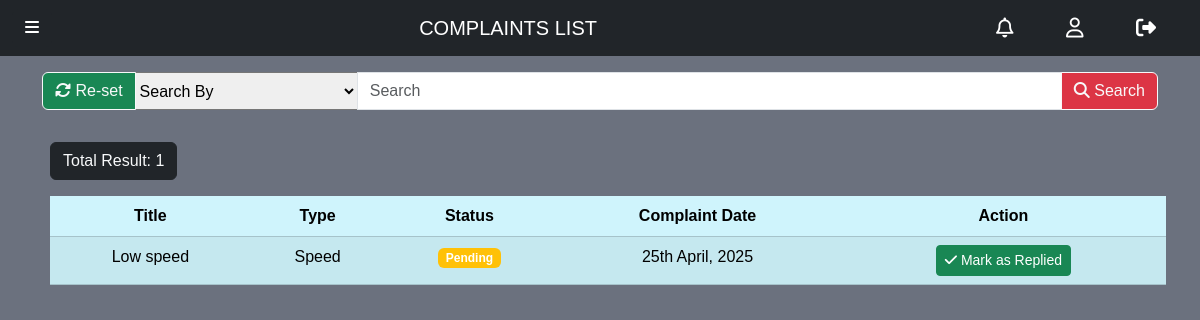
Page /complaints.php (signed in) on the earlier database version.
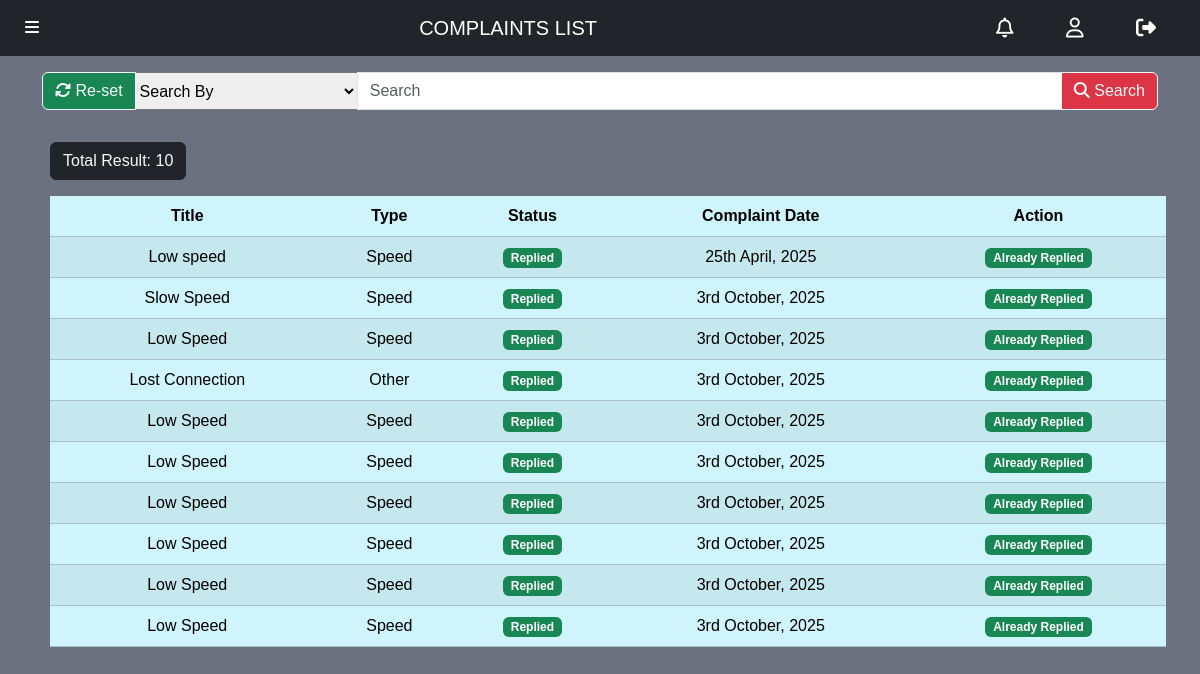
Same page on the later database version.
### tables this page shows
CREATE TABLE `complaint` (
  `id` varchar(50) NOT NULL,
  `title` varchar(50) DEFAULT NULL,
  `type` varchar(20) DEFAULT NULL,
  `state` varchar(10) DEFAULT NULL,
  `complaining_date` datetime DEFAULT NULL,
  `customer_id` varchar(50) DEFAULT NULL,
  `details` text DEFAULT NULL,
  `comments` text DEFAULT NULL
);

### complaints.php (the view, shortened to what this page needs)
<!DOCTYPE html>
<html lang="en">
<head>
    <?php include '_link_common.php'; ?>
</head>
<body>
    <?php
        $key = "all";
        $word = "";
        require '_nav_admin.php';
        require '_database_connect.php';
        $find_complaints_sql = "";
        $word = mysqli_real_escape_string($connect, $word);
        if(isset($key) && isset($word)){
            $find_complaints_sql = "SELECT
                complaint.id AS com_id,
                complaint.title AS com_title,
                complaint.type AS com_type,
                complaint.state AS com_state,
                DATE_FORMAT(complaint.complaining_date, '%D %M, %Y') AS com_date,
                customer.id AS cus_id
                FROM `complaint`
                JOIN customer ON complaint.customer_id = customer.id ";
            if($key=="all" && $word!=""){
                 $find_complaints_sql .= "WHERE CONCAT(complaint.title, complaint.type, complaint.state, customer.phone, customer.email) LIKE '%$word%'";
            } else if($key=="title" && $word!=""){
                 $find_complaints_sql .= "WHERE complaint.title LIKE '%$word%'";
            } else if($key=="state" && $word!=""){
                $find_complaints_sql .= "WHERE complaint.state LIKE '%$word%'";
            } else if($key=="type" && $word!=""){
                $find_complaints_sql .= "WHERE complaint.type LIKE '%$word%'";
            } else if($key=="cu_phone" && $word!=""){
                $find_complaints_sql .= "WHERE customer.phone LIKE '%$word%'";
            } else if($key=="cu_email" && $word!=""){
            $find_complaints_sql .= "WHERE customer.email LIKE '%$word%'";
            } else {
                $find_complaints_sql .= "WHERE 1";
            }
        }
        $find_complaints = mysqli_query($connect, $find_complaints_sql);
        $total_complaints = mysqli_num_rows($find_complaints);
    ?>
    <div class="container my-3">
        <form method="get">
            <div class="input-group">
                <button class="btn btn-success btn-outline-light" name="reset" type="submit"><i class="fa-solid fa-rotate"></i></i> Re-set</button>
                <select class="search-select" name="key" style="width: 20%;">
                    <option value="all" selected>Search By</option>
                </select>
                <input type="text" class="form-control" name="word" placeholder="Search">
                <button class="btn btn-danger btn-outline-light" name="search" type="submit"><i class="fa-solid fa-magnifying-glass"></i></i> Search</button>
            </div>
        </form>
    </div>
    <?php
        if($total_complaints>0){
            echo "
            <div class='container overflow-x-scroll mt-4'>
                <div class='num_of_res text-light btn btn-dark m-2'>
                    <h7 class='pt-2'>Total Result: $total_complaints</h7>
                </div>
                <table class='table table-info table-striped table-hover m-2 p-2 text-center'>
                    <thead>
                        <tr>
                            <th>Title</th>
                            <th>Type</th>
                            <th>Status</th>
                            <th>Complaint Date</th>
                            <th>Action</th>
                        </tr>
                    </thead>
                    <tbody>";
                for($i=0; $i<$total_complaints; $i++){
                    $com_cu = mysqli_fetch_assoc($find_complaints);
                    $button_html = "";
                    if($com_cu['com_state'] == 'Replied'){
                        $button_html = "<span class='badge bg-success'>Already Replied</span>";
                    } else {
                        $button_html = "
                            <form method='post' style='display: inline;'>
                                <input type='hidden' name='complaint_id' value='{$com_cu['com_id']}'>
                                <button type='submit' name='mark_replied' class='btn btn-success btn-sm'
                                        onclick='return confirm(\"Are you sure you want to mark this complaint as replied?\")'>
                                    <i class='fa-solid fa-check'></i> Mark as Replied
                                </button>
                            </form>
                        ";
                    }
                    echo"<tr>
                            <td>$com_cu[com_title]</td>
                            <td>$com_cu[com_type]</td>
                            <td>
                                <span class='badge " . ($com_cu['com_state'] == 'Replied' ? 'bg-success' : 'bg-warning') . "'>
                                    $com_cu[com_state]
                                </span>
                            </td>
                            <td>$com_cu[com_date]</td>
                            <td>$button_html</td>
                        </tr>";
                }
                echo"
                    </tbody>
                </table>
            </div>";;
        }
    ?>
</body>
</html>

Differences in the rows shown:
changed complaint "Low speed": state "Pending" → "Replied"; now shows "Already Replied"; no longer shows "Mark as Replied"
added complaint: title "Slow Speed", type "Speed", state "Replied", com_cu "3rd October, 2025", shows "Already Replied"
added complaint: title "Low Speed", type "Speed", state "Replied", com_cu "3rd October, 2025", shows "Already Replied"
added complaint: title "Lost Connection", type "Other", state "Replied", com_cu "3rd October, 2025", shows "Already Replied"
added complaint: title "Low Speed", type "Speed", state "Replied", com_cu "3rd October, 2025", shows "Already Replied"
added complaint: title "Low Speed", type "Speed", state "Replied", com_cu "3rd October, 2025", shows "Already Replied"
added complaint: title "Low Speed", type "Speed", state "Replied", com_cu "3rd October, 2025", shows "Already Replied"
added complaint: title "Low Speed", type "Speed", state "Replied", com_cu "3rd October, 2025", shows "Already Replied"
added complaint: title "Low Speed", type "Speed", state "Replied", com_cu "3rd October, 2025", shows "Already Replied"
added complaint: title "Low Speed", type "Speed", state "Replied", com_cu "3rd October, 2025", shows "Already Replied"
Other differences:
$total_complaints: "1" → "10"
